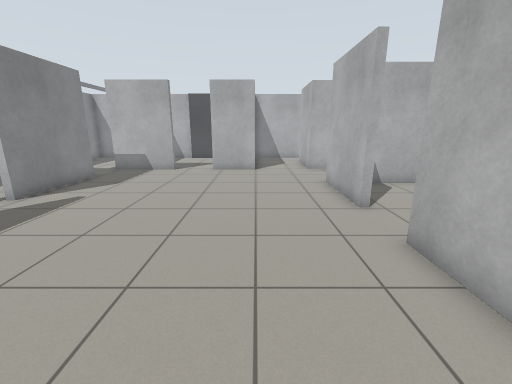
View 1 (above)

21 first-person views from a walk through a robot-simulator world made for Gazebo. The camera is 1.2 m above the floor, tilts 14° down and sees 90° across. The floor is counted in squares, 0.5 m on a side. Each view is taken from the middle of a square. On the plan, view 1 faces up. The plan holds only what a view shows up to about 17 squares ahead; the rest is blank.

View 2
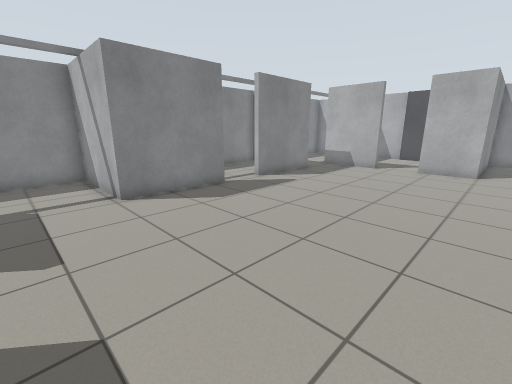

View 3
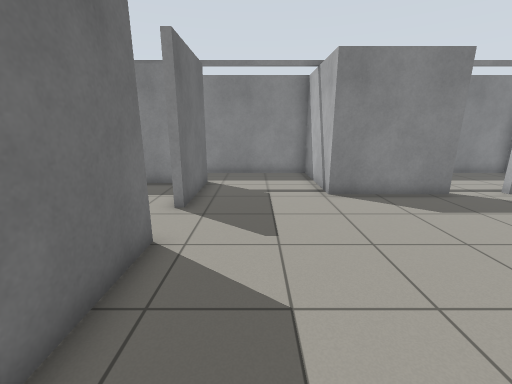

View 4
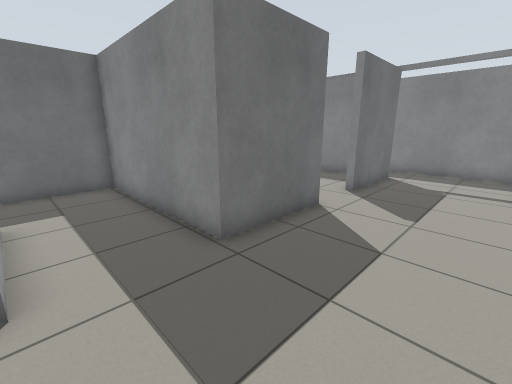

View 5
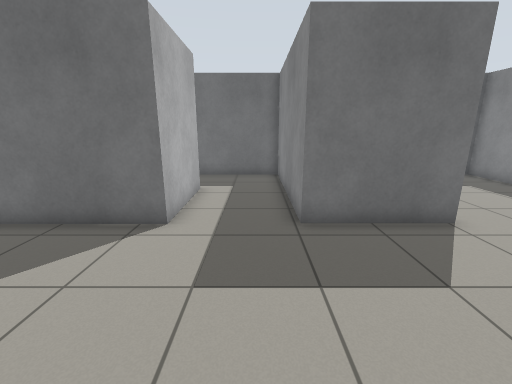

View 6
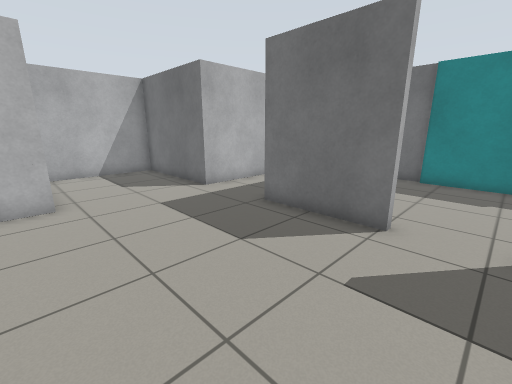

View 7
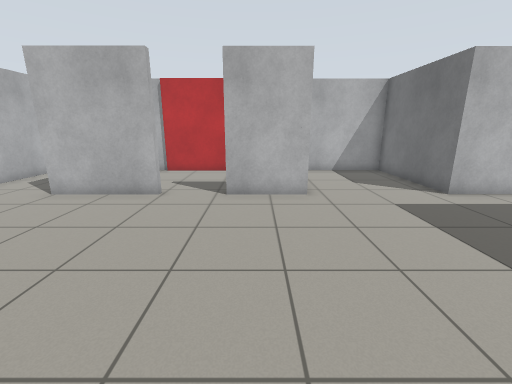

View 8
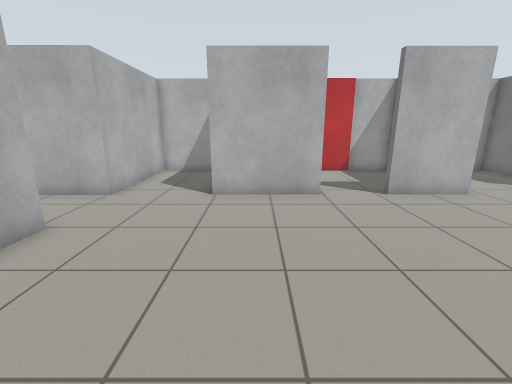

View 9
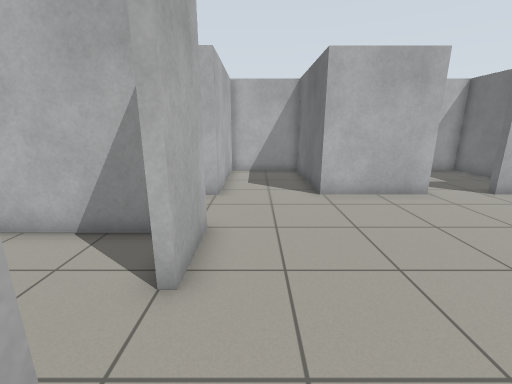

View 10
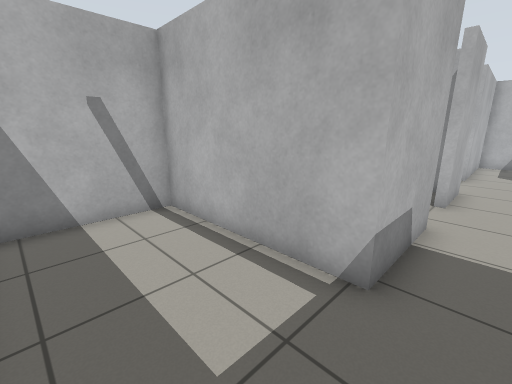

View 11
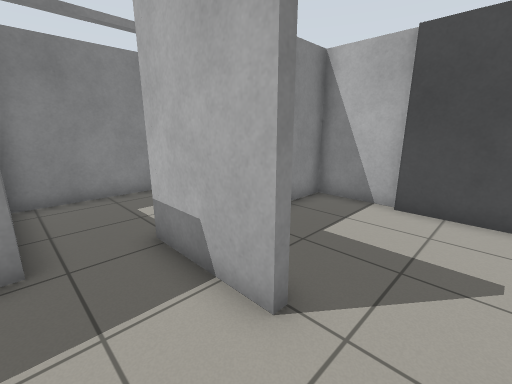

View 12
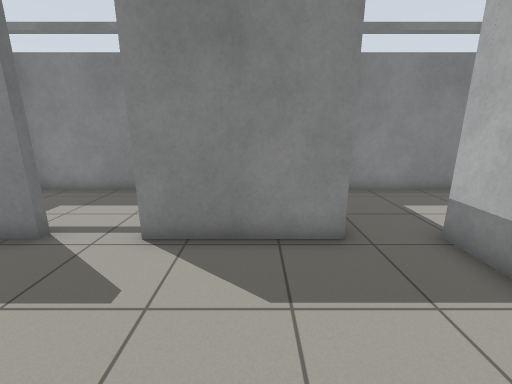

View 13
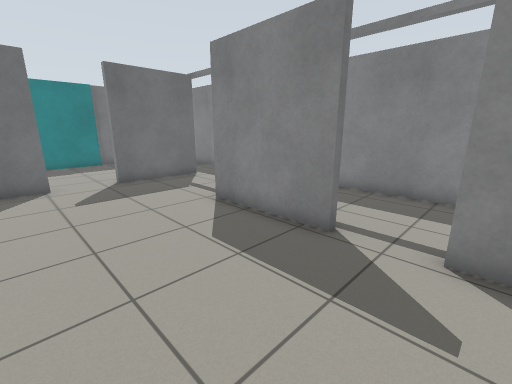

View 14
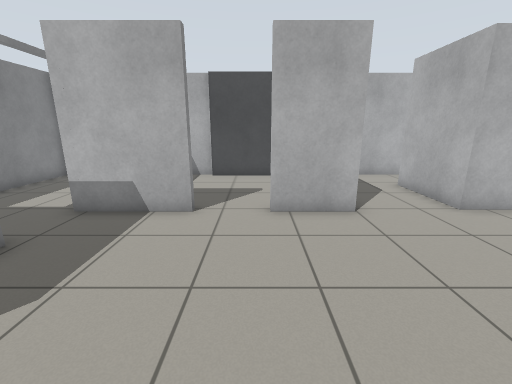

View 15
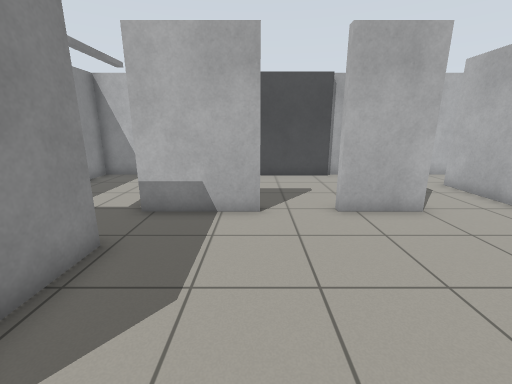

View 16
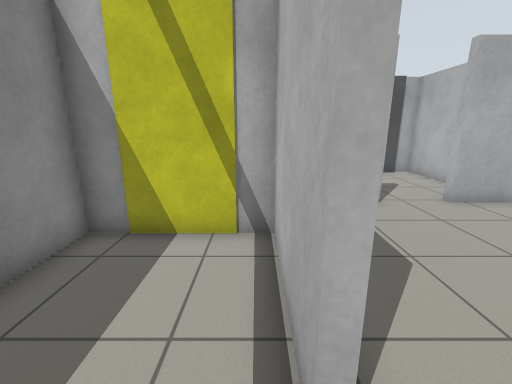

View 17
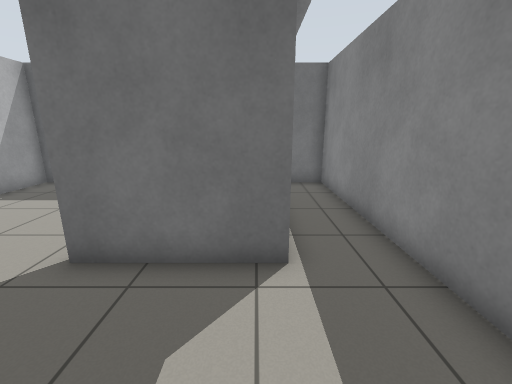

View 18
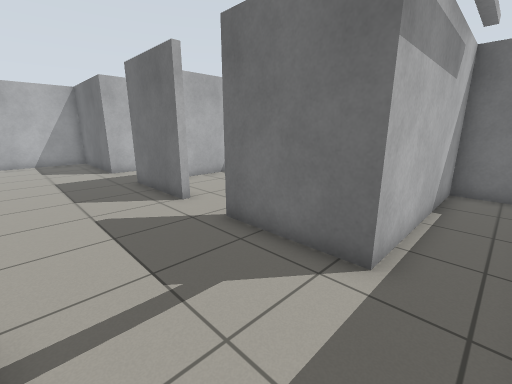

View 19
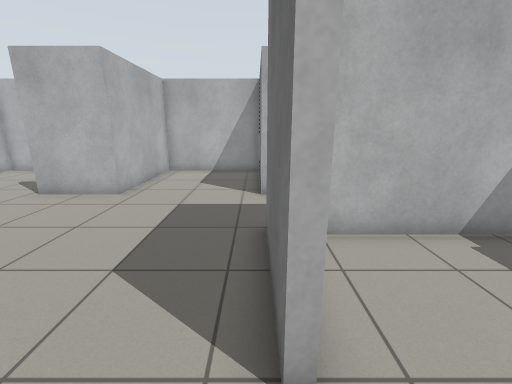

View 20
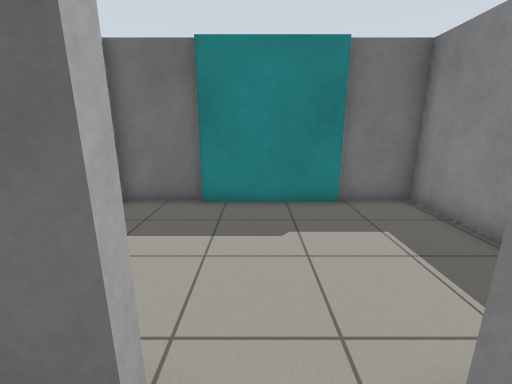

View 21
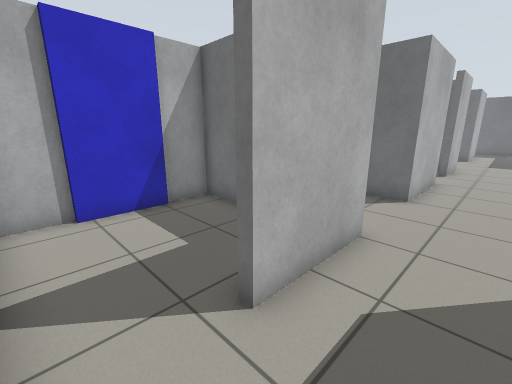

### Floor plan
Ten units are one square. View 1 is at (0, 0); x grows to the right and y downward. Boxes are objects, and circles mark ways between rooms. Rooms are numbered by the first view taken in them; rooms with no view inside come last. Other rooms are left out.
<svg viewBox="-135 -219 229 328">
<path fill="none" stroke="#000" d="M32 -76 32 -116 89 -116 89 -154 32 -154 32 -190M-83 -63 -83 -17 -130 -17 -130 104 -106 104 -106 32 -66 32M-42 36 -42 32 -2 32 -2 104 40 104M-83 -130 -83 -84M-49 -156 -49 -152 -84 -152M32 73 32 32 89 32 89 -21 32 -21 32 -51M24 -214 -2 -214 -2 -152 -26 -152M-84 -152 -84 -214 -130 -214 -130 -129M-122 -130 -83 -130M-130 -80 -130 -24M-86 -84 -86 -126 -130 -126 -130 -99M-32 104 -5 104 -5 46M-66 32 -66 36M-78 102 -31 102M-103 48 -103 104 -77 104M36 -76 32 -76M32 -51 36 -51M89 -91 89 -113 52 -113M87 -46 87 -92M64 -24 89 -24 89 -46M-26 -152 -26 -156M-53 -214 -81 -214 -81 -198M-5 -164 -5 -214 -13 -214M-13 -212 -54 -212"/>
<circle cx="-80" cy="-140" r="3" fill="#2a7"/>
<circle cx="-80" cy="-75" r="3" fill="#2a7"/>
<circle cx="-55" cy="30" r="3" fill="#2a7"/>
<circle cx="30" cy="-65" r="3" fill="#2a7"/>
<circle cx="-35" cy="-150" r="3" fill="#2a7"/>
<text x="-20" y="-40">1</text>
<text x="-110" y="-180">2</text>
<text x="-110" y="-80">3</text>
<text x="-50" y="70">4</text>
<text x="60" y="-70">5</text>
<text x="-40" y="-180">6</text>
</svg>
Room 1 opens to room 2. Room 1 opens to room 3. Room 1 opens to room 4. Room 1 opens to room 5. Room 1 opens to room 6.

Where each view was taken, in squares from view 1:
view 1: 0 up, 0 right, facing up
view 2: 1 down, 1 right, facing up-left
view 3: 1 down, 1 right, facing left
view 4: 1 up, 3 right, facing down-left
view 5: 3 up, 1 right, facing down
view 6: 3 up, 6 left, facing down-right
view 7: 4 up, 6 left, facing right
view 8: 10 up, 6 left, facing right
view 9: 14 up, 6 left, facing right
view 10: 14 up, 12 left, facing up-right
view 11: 13 up, 3 left, facing up-left
view 12: 11 up, 3 left, facing left
view 13: 9 up, 3 left, facing down-left
view 14: 8 up, 3 left, facing up
view 15: 8 up, 5 left, facing up
view 16: 7 up, 9 left, facing up
view 17: 1 up, 10 left, facing down
view 18: 1 up, 12 left, facing down-right
view 19: 3 down, 6 left, facing right
view 20: 2 down, 5 left, facing down
view 21: 21 up, 1 right, facing down-right
